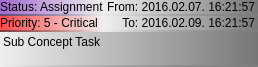
<?xml version="1.0" encoding="UTF-8"?>
<ui version="4.0">
 <class>taskDetailItem</class>
 <widget class="QWidget" name="taskDetailItem">
  <property name="geometry">
   <rect>
    <x>0</x>
    <y>0</y>
    <width>244</width>
    <height>67</height>
   </rect>
  </property>
  <property name="windowTitle">
   <string notr="true"/>
  </property>
  <property name="styleSheet">
   <string notr="true">QLabel {
    border: 0px;
    background: background: qlineargradient(spread:pad, x1:0, y1:0, x2:1, y2:0, stop:0 rgba(0, 0, 0, 0), stop:1 rgba(255, 255, 255, 40));
	padding: 3px;
}</string>
  </property>
  <layout class="QGridLayout" name="gridLayout" rowstretch="0,0,1">
   <property name="margin">
    <number>0</number>
   </property>
   <property name="spacing">
    <number>0</number>
   </property>
   <item row="0" column="1">
    <widget class="QLabel" name="dateFromLabel">
     <property name="accessibleDescription">
      <string notr="true"/>
     </property>
     <property name="styleSheet">
      <string notr="true">QLabel {
	background: qlineargradient(spread:pad, x1:0, y1:0, x2:1, y2:0, stop:0 rgba(255, 255, 255, 0), stop:1 rgba(64, 64, 64, 175));
    border-bottom: 2px solid qlineargradient(spread:pad, x1:0, y1:0, x2:1, y2:0, stop:0 rgba(255, 255, 255, 0), stop:1 rgba(128, 128, 128, 175));
	padding: 0px;
}</string>
     </property>
     <property name="text">
      <string>From: 2016.02.07. 16:21:57</string>
     </property>
     <property name="textFormat">
      <enum>Qt::PlainText</enum>
     </property>
     <property name="alignment">
      <set>Qt::AlignRight|Qt::AlignTrailing|Qt::AlignVCenter</set>
     </property>
    </widget>
   </item>
   <item row="1" column="1">
    <widget class="QLabel" name="dateToLabel">
     <property name="accessibleDescription">
      <string notr="true"/>
     </property>
     <property name="styleSheet">
      <string notr="true">QLabel {
	background: qlineargradient(spread:pad, x1:0, y1:0, x2:1, y2:0, stop:0 rgba(255, 255, 255, 0), stop:1 rgba(64, 64, 64, 175));
    border-bottom: 2px solid qlineargradient(spread:pad, x1:0, y1:0, x2:1, y2:0, stop:0 rgba(255, 255, 255, 0), stop:1 rgba(128, 128, 128, 175));
	padding: 0px;
}</string>
     </property>
     <property name="text">
      <string>To: 2016.02.09. 16:21:57</string>
     </property>
     <property name="textFormat">
      <enum>Qt::PlainText</enum>
     </property>
     <property name="alignment">
      <set>Qt::AlignRight|Qt::AlignTrailing|Qt::AlignVCenter</set>
     </property>
    </widget>
   </item>
   <item row="0" column="0">
    <widget class="QLabel" name="stautsLabel">
     <property name="styleSheet">
      <string notr="true">QLabel {
	background: qlineargradient(spread:pad, x1:0, y1:0, x2:1, y2:0, stop:0 rgba(125, 45, 192, 175), stop:1 rgba(64, 64,64, 0));
    border-bottom: 2px solid qlineargradient(spread:pad, x1:0, y1:0, x2:1, y2:0, stop:0 rgba(64, 64, 64, 175), stop:1 rgba(255, 255,255, 0));
}</string>
     </property>
     <property name="text">
      <string>Status: Assignment</string>
     </property>
     <property name="textFormat">
      <enum>Qt::PlainText</enum>
     </property>
     <property name="alignment">
      <set>Qt::AlignLeading|Qt::AlignLeft|Qt::AlignTop</set>
     </property>
     <property name="margin">
      <number>2</number>
     </property>
    </widget>
   </item>
   <item row="1" column="0">
    <widget class="QLabel" name="priorityLabel">
     <property name="styleSheet">
      <string notr="true">QLabel {
	background: qlineargradient(spread:pad, x1:0, y1:0, x2:1, y2:0, stop:0 rgba(255, 0, 0, 175), stop:1 rgba(64, 64,64, 0));
    border-bottom: 2px solid qlineargradient(spread:pad, x1:0, y1:0, x2:1, y2:0, stop:0 rgba(64, 64, 64, 175), stop:1 rgba(255, 255,255, 0));
}</string>
     </property>
     <property name="text">
      <string>Priority: 5 - Critical</string>
     </property>
     <property name="textFormat">
      <enum>Qt::PlainText</enum>
     </property>
     <property name="alignment">
      <set>Qt::AlignLeading|Qt::AlignLeft|Qt::AlignTop</set>
     </property>
     <property name="margin">
      <number>2</number>
     </property>
    </widget>
   </item>
   <item row="2" column="0" colspan="2">
    <widget class="QLabel" name="commentLabel">
     <property name="minimumSize">
      <size>
       <width>0</width>
       <height>25</height>
      </size>
     </property>
     <property name="styleSheet">
      <string notr="true">QLabel {
	background: qlineargradient(spread:pad, x1:0, y1:0, x2:1, y2:0, stop:0 rgba(255, 255, 255, 0), stop:1 rgba(64, 64, 64, 175));
    border-bottom: 2px solid qlineargradient(spread:pad, x1:0, y1:0, x2:1, y2:0, stop:0 rgba(255, 255, 255, 0), stop:1 rgba(128, 128, 128, 175));
	padding: 0px;
}</string>
     </property>
     <property name="text">
      <string>Sub Concept Task</string>
     </property>
     <property name="textFormat">
      <enum>Qt::PlainText</enum>
     </property>
     <property name="alignment">
      <set>Qt::AlignLeading|Qt::AlignLeft|Qt::AlignTop</set>
     </property>
     <property name="wordWrap">
      <bool>true</bool>
     </property>
     <property name="margin">
      <number>2</number>
     </property>
    </widget>
   </item>
  </layout>
 </widget>
 <resources/>
 <connections/>
</ui>
